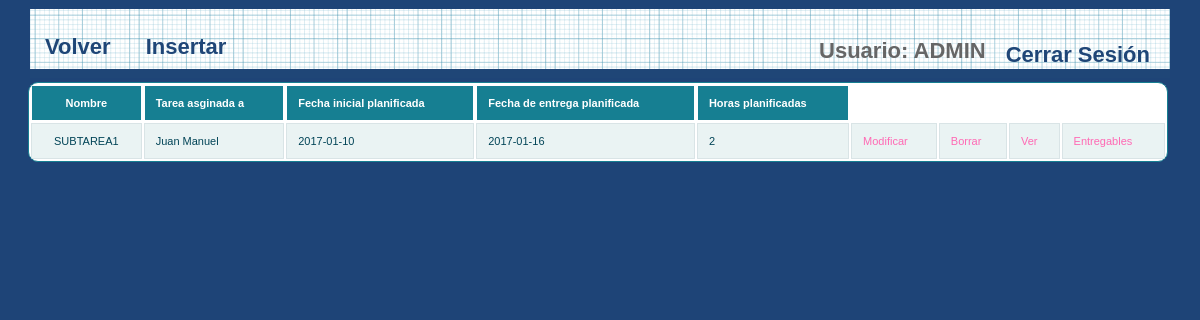
Screenshot of /et3_iu/Controllers/TAREA_Controller.php?accion=showall_subtarea&ID_TAREA=1&proyecto_id=1 (signed in) with the database file from the repository.
### tables this page shows
CREATE TABLE IF NOT EXISTS `TAREA` (
  `PADRE` int(11) DEFAULT NULL,
  `ID_TAREA` int(11) NOT NULL,
  `NOMBRE` varchar(15) NOT NULL,
  `FECHAIP` date NOT NULL,
  `FECHAIR` date NOT NULL,
  `FECHAEP` date NOT NULL,
  `FECHAER` date NOT NULL,
  `HORASP` int(11) NOT NULL,
  `HORASR` int(11) NOT NULL,
  `ID_MIEMBRO` varchar(25) NOT NULL,
  `ID_PROYECTO` int(11) NOT NULL,
  `DESCRIPCION` varchar(200) NOT NULL,
  `ESTADO` VARCHAR(25) NOT NULL,
  `COMENTARIO` varchar(100) NOT NULL
);

CREATE TABLE IF NOT EXISTS `EMPLEADOS` (
  `EMP_USER` varchar(25) NOT NULL,
  `EMP_PASSWORD` varchar(128) NOT NULL,
  `EMP_NOMBRE` varchar(25) DEFAULT NULL,
  `EMP_APELLIDO` varchar(50) DEFAULT NULL,
  `EMP_EMAIL` varchar(50) DEFAULT NULL,
  `EMP_TIPO` int(10) DEFAULT NULL,
  `EMP_ESTADO` varchar(25) DEFAULT NULL
);

### et3_iu/Models/TAREA_Model.php (called while the page is built, shortened)
<?php
class Tarea{
    private $id_tarea;
    private $nombre;
    private $fecha_inicio_plan;
    private $fecha_entrega_plan;
    private $horas_plan;
    private $miembro;
    public function __construct($id_tarea = NULL, $nombre=NULL, $descripcion=NULL, Tarea $tarea_padre=NULL, $fecha_inicio_plan=NULL, $fecha_entrega_plan=NULL, $fecha_inicio_real=NULL,
                                $fecha_entrega_real=NULL, $horas_plan=NULL, $horas_real=NULL, Miembro $miembro=NULL, $estado_tarea=NULL, $comentario=NULL, Proyecto $proyecto=NULL){
        $this->id_tarea = $id_tarea;
        $this->nombre = $nombre;
        $this->fecha_inicio_plan = $fecha_inicio_plan;
        $this->fecha_entrega_plan = $fecha_entrega_plan;
        $this->horas_plan = $horas_plan;
        $this->miembro = $miembro;
    }
    public function getIdTarea(){
        return $this->id_tarea;
    }
    public function getNombre()
    {
        return $this->nombre;
    }
    public function getFechaInicioPlan()
    {
        return $this->fecha_inicio_plan;
    }
    public function getFechaEntregaPlan()
    {
        return $this->fecha_entrega_plan;
    }
    public function getHorasPlan()
    {
        return $this->horas_plan;
    }
    public function getMiembro()
    {
        return $this->miembro;
    }
}
?>

### et3_iu/Mappers/TAREA_Mapper.php (called while the page is built, shortened)
<?php
require_once (__DIR__ . "/../Models/MIEMBRO_Model.php");
require_once(__DIR__ . "/../Models/TAREA_Model.php");
class TAREA_Mapper{
    private $mysqli;
    public function conectarBD(){
        $this->mysqli = new mysqli("localhost","iu2016","iu2016","IU2016");
    }
    function buscarTareaPadre($padre){
            $sql = "SELECT * FROM TAREA WHERE ID_TAREA = '$padre' AND PADRE IS NULL ORDER BY FECHAIP";
             if (!($resultado = $this->mysqli->query($sql))) {
                 return 'Error en la consulta sobre la base de datos';
             } else {
                 $miembro_mapper = new MiembroMapper();
                 $proyecto_mapper = new ProyectoMapper();
                 $row = $resultado -> fetch_array(MYSQLI_ASSOC);
                 $miembro = $miembro_mapper->buscarMiembroPorUsuario($row["ID_MIEMBRO"]);
                 $proy = $proyecto_mapper->RellenaDatos($row['ID_PROYECTO']);
                 $director = $miembro_mapper->buscarMiembroPorUsuario($proy['DIRECTOR']);
                 $proyecto = new Proyecto($proy['ID_PROYECTO'], $proy['NOMBRE'], $proy['DESCRIPCION'], $proy['FECHAI'], $proy['FECHAIP'],
                     $proy['FECHAE'], $proy['FECHAFP'], $proy['NUMEROMIEMBROS'], $proy['NUMEROHORAS'], $director, $proy['BORRADO']);
                 $toret = new Tarea($row["ID_TAREA"], $row["NOMBRE"], $row["DESCRIPCION"],
                     null, $row["FECHAIP"], $row["FECHAEP"], $row["FECHAIR"],
                     $row["FECHAER"], $row["HORASP"], $row["HORASR"], $miembro, $row["ESTADO"],
                     $row["COMENTARIO"], $proyecto);
             }
             return $toret;
        }
        function listarSubtareasPadre($padre){
            $sql = "SELECT * FROM TAREA WHERE PADRE = '{$padre}' ORDER BY FECHAIP";
            $resultado = $this->mysqli->query($sql);
            if (!$resultado) {
                return 'Error en la consulta sobre la base de datos';
            } else {
                $tareas_model = array();
                $miembro_mapper = new MiembroMapper();
                $proyecto_mapper = new ProyectoMapper();
                $tareaPadre = $this->buscarTareaPadre($padre);
                while ($row = $resultado -> fetch_array(MYSQLI_ASSOC)){
                    $miembro = $miembro_mapper->buscarMiembroPorUsuario($row["ID_MIEMBRO"]);
                    $proy = $proyecto_mapper->RellenaDatos($row['ID_PROYECTO']);
                    $director = $miembro_mapper->buscarMiembroPorUsuario($proy['DIRECTOR']);
                    $proyecto = new Proyecto($proy['ID_PROYECTO'], $proy['NOMBRE'], $proy['DESCRIPCION'], $proy['FECHAI'], $proy['FECHAIP'],
                        $proy['FECHAE'], $proy['FECHAFP'], $proy['NUMEROMIEMBROS'], $proy['NUMEROHORAS'], $director, $proy['BORRADO']);
                    array_push($tareas_model, new Tarea($row["ID_TAREA"], $row["NOMBRE"], $row["DESCRIPCION"],
                        $tareaPadre, $row["FECHAIP"], $row["FECHAEP"], $row["FECHAIR"],
                        $row["FECHAER"], $row["HORASP"], $row["HORASR"], $miembro, $row["ESTADO"],
                        $row["COMENTARIO"], $proyecto));
                }
                return $tareas_model;
            }
        }
}

### et3_iu/Models/MIEMBRO_Model.php (called while the page is built, shortened)
<?php
class Miembro{
    private $NOMBRE;
    public function __construct( $NOMBRE=NULL, $APELLIDOS=NULL, $USUARIO=NULL, $CONTRASEÑA=NULL, $CORREO=NULL){
        $this->NOMBRE = $NOMBRE;
    }
    public function getNombre(){
        return $this->NOMBRE;
    }
}
?>

### et3_iu/Mappers/MIEMBRO_Mapper.php (called while the page is built, shortened)
<?php
    require_once("../Models/MIEMBRO_Model.php");
    class MiembroMapper {
        private $mysqli;
        public function ConectarBD()
        {
            $this->mysqli = new mysqli("localhost", "iu2016", "iu2016", "IU2016");
        }
        public function buscarMiembroPorUsuario($user) {
            $sql = "SELECT * FROM EMPLEADOS where EMP_USER = '{$user}' ";
            $resultado = $this -> mysqli -> query($sql);
            $miembro = $resultado->fetch_array(MYSQLI_ASSOC);
            $miembro = new Miembro($miembro["EMP_NOMBRE"], $miembro["EMP_APELLIDO"], $miembro["EMP_USER"], $miembro["EMP_PASSWORD"], $miembro["EMP_EMAIL"]);
            return $miembro;
        }
    }
?>

### et3_iu/Views/SUBTAREA_SHOW_ALL_Vista.php (the view, shortened to what this page needs)
<?php
class SUBTAREA_SHOW_ALL_Vista{
    private $subtareas;
    function __construct($subtareas){
        $this->subtareas = $subtareas;
    }
    public function getSubtareas()
    {
        return $this->subtareas;
    }
    function mostrarSubtareas(){
        $subtareas = $this -> getSubtareas();
        ?>
        <div>
            <head><link rel="stylesheet" href="../Styles/styles.css" type="text/css" media="screen" />
            </head>
            <div id="wrapper">
                <nav>
                    <div class="menu">
                        <ul>
                            <li><a href="../Functions/Desconectar.php"><?php echo  $strings['Cerrar Sesión']; ?></a></li>
                            <li><?php echo $strings['Usuario'].": ". $_SESSION['login']; ?></li>
                        </ul>
                        <a href="../Controllers/TAREA_Controller.php?accion=showall_tarea&proyecto_id=<?=$_REQUEST['proyecto_id']?>"><?=$strings['Volver']?> </a>
                        <a href='./TAREA_Controller.php?accion=add_subtarea&amp;proyecto_id=<?=$_REQUEST['proyecto_id']?>&amp;tarea_padre=<?=$_REQUEST['ID_TAREA']?>'> <?php echo $strings['Insertar']?></a>
                    </div>
                </nav>
                <table id="btable" border = 1>
                    <thead>
                        <th>  <?=$strings['NOMBRE'] ?> </th>
                        <th>  <?=$strings['asignado'] ?> </th>
                        <th>  <?=$strings['fecha_I_P'] ?> </th>
                        <th>  <?=$strings['fecha_E_P'] ?> </th>
                        <th>  <?=$strings['horas_P'] ?> </th>
                    </thead>
                    <?php
                    if(empty($this -> subtareas)){
                    }else {
                        foreach ($subtareas as $tarea) {
                            echo "<tr><td> " . $tarea->getNombre() . "</td>";
                            echo "<td>" . $tarea->getMiembro()->getNombre() . "</td>";
                            echo "<td> " . $tarea->getFechaInicioPlan() . "</td>";
                            echo "<td> " . $tarea->getFechaEntregaPlan() . "</td>";
                            echo "<td> " . $tarea->getHorasPlan() . "</td>";
                            ?>
                            <td>
                                <a href='TAREA_Controller.php?accion=edit_subtarea&amp;ID_TAREA=<?php echo $tarea->getIdTarea()?>&amp;proyecto_id=<?=$_REQUEST['proyecto_id']?>'><?php echo $strings['Modificar'] ?></a>
                            </td>
                            <td>
                                <a href='TAREA_Controller.php?accion=delete_subtarea&amp;ID_TAREA=<?php echo $tarea->getIdTarea()?>'><?php echo $strings['Borrar'] ?></a>
                            </td>
                            <td>
                                <a href='TAREA_Controller.php?accion=show_subtarea&amp;ID_TAREA=<?php echo $tarea->getIdTarea()?>&amp;proyecto_id=<?=$_REQUEST['proyecto_id']?>'><?php echo $strings['Ver'] ?></a>
                            </td>
                            <td>
                                <a href='ENTREGABLE_Controller.php?accion=showall&amp;ID_TAREA=<?php echo $tarea->getIdTarea()?>'><?php echo $strings['Entregables'] ?></a>
                            </td>
                            <?php
                        }
                    }
                    ?>
                </table>
            </div>
        </div>
        <?php
    }
}
?>

### et3_iu/Styles/styles.css (style rules this page uses)
* { margin: 0; padding: 0; }
ul li { list-style-type:none; }
header, footer, section, aside, nav, article { display: block; }
#wrapper { width: 1140px; margin: 0 auto; margin-top: 5px; margin-bottom: 5px; }
nav { width: 1140px; height: 69px; margin: 0 auto; background: #1F4677 url(../images/blueprintpaper.png) repeat-x; }
a:link, a:visited { color:hotpink; text-decoration: none; }
li { padding-left: 5px; }
nav .menu { font-size: 22px; font-weight: bold; }
nav .menu ul { margin: 0; padding: 25px 0 0 20px; list-style: none; line-height: normal; }
nav .menu li { display: block; float: right; }
nav .menu a { display: block; margin-right: 5px; padding: 0px 15px; text-decoration: none; color: #1F4677; float:left; }
table { white-space: normal; line-height: normal; font-weight: normal; font-size: small; font-style: normal; color: black; text-align: center; font-variant: normal; border-color: gray; background-color: white; }
#btable { white-space: normal; line-height: normal; font-weight: normal; font-size: 11px; font-style: normal; color: black; text-align: center; font-variant: normal; border-color: gray; background-color: white; margin-left: -2px; }
#btable { width: 100%; overflow: hidden; background: #FFF; color: #024457; border-radius: 10px; border: 1px solid #167F92; }
#btable tr { border: 1px solid #D9E4E6; }
#btable tr:nth-child(odd) { background-color: #EAF3F3; }
#btable th { display: none; border: 1px solid #FFF; background-color: #167F92; color: #FFF; padding: 1em; }
#btable th:first-child { display: table-cell; text-align: center; }
#btable th:nth-child(2) { display: table-cell; }
#btable th:nth-child(2):after { content: attr(data-th); }
@media (min-width: 480px) { #btable th:nth-child(2):after { display: none; } }
#btable td { display: block; word-wrap: break-word; max-width: 7em; }
#btable td:first-child { display: table-cell; text-align: center; border-right: 1px solid #D9E4E6; }
@media (min-width: 480px) { #btable td { border: 1px solid #D9E4E6; } }
#btable th, #btable td { text-align: left; margin: .5em 1em; }
@media (min-width: 480px) { #btable th, #btable td { display: table-cell; padding: 1em; } }
#content p, ul, ol, hr { margin-bottom: 24px; }
* { margin-top: 4px; }

### rows the page displays
tarea: NOMBRE "SUBTAREA1", ID_MIEMBRO.EMP_NOMBRE "Juan Manuel", FECHAIP "2017-01-10", FECHAEP "2017-01-16", HORASP "2"

### other values shown
$strings['Cerrar Sesión'] "Cerrar Sesión"
$strings['Usuario'] "Usuario"
$_SESSION['login'] "ADMIN"
$strings['Volver'] "Volver"
$strings['Insertar'] "Insertar"
$strings['NOMBRE'] "Nombre"
$strings['asignado'] "Tarea asginada a"
$strings['fecha_I_P'] "Fecha inicial planificada"
$strings['fecha_E_P'] "Fecha de entrega planificada"
$strings['horas_P'] "Horas planificadas"
